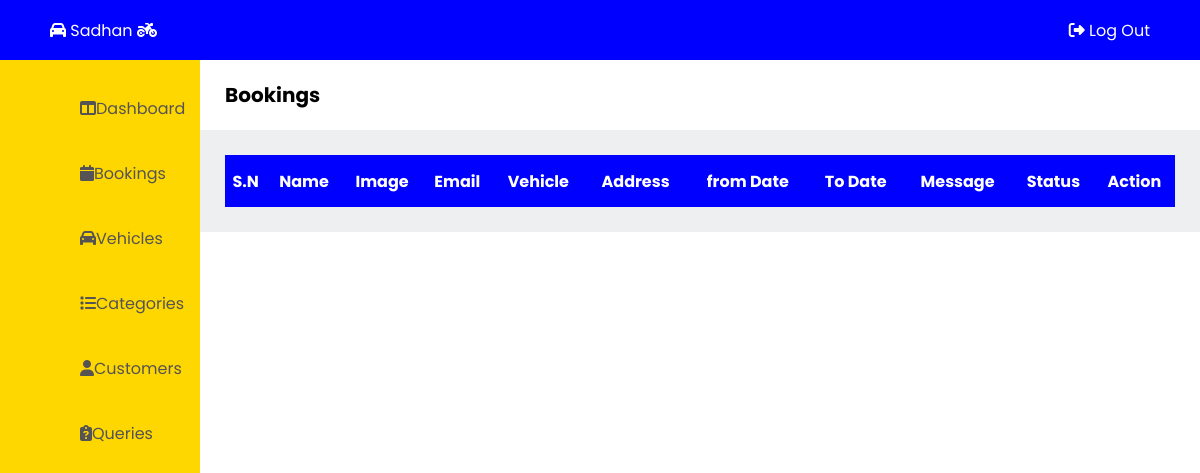
Page /admin/bookings.php on the earlier database version.
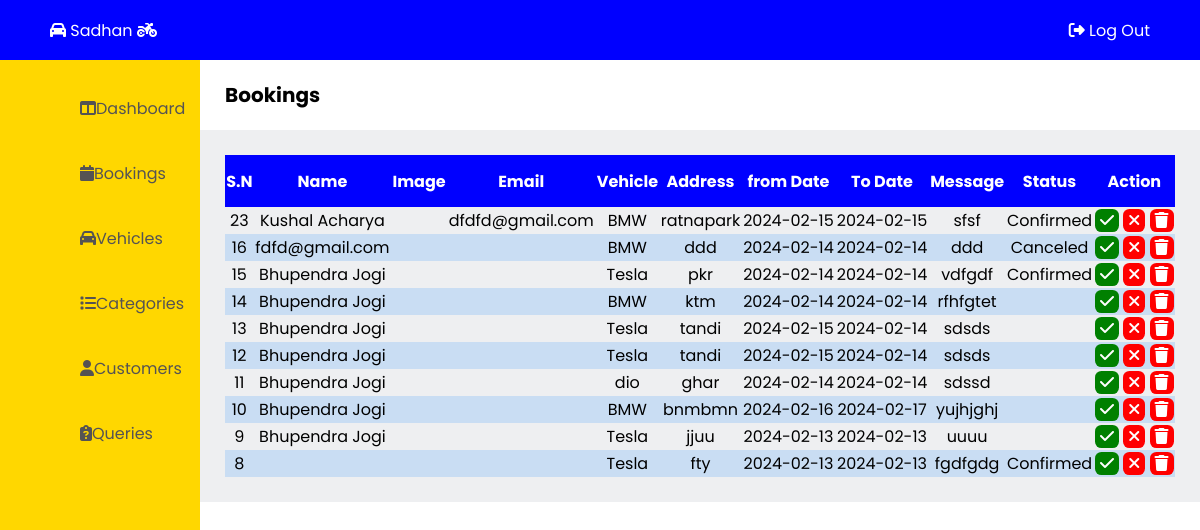
Same page on the later database version.
### tables this page shows
CREATE TABLE `bookings` (
  `b_id` int(11) NOT NULL,
  `v_id` int(100) NOT NULL,
  `b_name` varchar(50) NOT NULL,
  `bv_image` varchar(100) NOT NULL,
  `b_email` varchar(100) NOT NULL,
  `b_vehicle` varchar(50) NOT NULL,
  `b_address` varchar(50) NOT NULL,
  `b_fromdate` date NOT NULL,
  `b_todate` date NOT NULL,
  `b_message` varchar(500) NOT NULL,
  `b_status` varchar(10) NOT NULL
);

### admin/bookings.php (the view, shortened to what this page needs)
<!DOCTYPE html>
<html lang="en">
<head>
  <link rel="stylesheet" href="admin-css\admin-style.css"/>
</head>
<body>
  <?php
    include "admin-container\admin-header.php";
  ?>
  <?php
    include "admin-container\admin-leftbar.php";
  ?>
  <main class="main">
    <section class="title">
      <p>Bookings</p>
    </section>
    <div class="booking-table">
      <table>
        <tr>
          <th>S.N</th>
          <th>Name</th>
          <th>Image</th>
          <th>Email</th>
          <th>Vehicle</th>
          <th>Address</th>
          <th>from Date</th>
          <th>To Date</th>
          <th>Message</th>
          <th>Status</th>
          <th>Action</th>
        </tr>
<?php
    $qry = "SELECT * FROM bookings ORDER BY b_id DESC";
    include 'admin-container/db_connection.php';
    $result = mysqli_query($con, $qry);
?>
        <?php while($row = mysqli_fetch_assoc($result)) { ?>
          <tr>
            <td><?php echo $row['b_id'];?></td>
            <td><?php echo $row['b_name'];?></td>
            <td><img src="../images/<?php echo $row['bv_image'];?>" alt="" style="width:100px"></td>
            <td><?php echo $row['b_email'];?></td>
            <td><?php echo $row['b_vehicle'];?></td>
            <td><?php echo $row['b_address'];?></td>
            <td><?php echo $row['b_fromdate'];?></td>
            <td><?php echo $row['b_todate'];?></td>
            <td><?php echo $row['b_message'];?></td>
            <td><?php echo $row['b_status'];?></td>
            <td>
              <a href="bookings.php?confirm_id=<?php echo $row['b_id'];?>" class="confirm" onclick="return confirm('Are you sure to confirm this booking?')"><i class="fa-solid fa-check"></i></a>
              <a href="bookings.php?cancel_id=<?php echo $row['b_id'];?>" class="cancel" onclick="return confirm('Are you sure to cancel this booking?')"><i class="fa-solid fa-xmark"></i></a>
              <a href="bookings.php?delete_id=<?php echo $row['b_id'];?>" name="delete" class="delete" onclick="return confirm('Are you sure to delete?')"><i class="fa-solid fa-trash"></i></a>
            </td>
          </tr>
        <?php } ?>
      </table>
    </div>
  </main>
</body>
</html>

### admin/admin-container/admin-header.php
<header class="header">
    <a href="..\home.php" class="logo"><i class="fa-solid fa-car"></i> Sadhan <i class="fa-solid fa-motorcycle"></i></a>
    <div class="admin-header-btn">
        <a href="admin-logout.php" class="admin-logout" onclick="return confirm('Are you sure to log out?')"><i class="fa-solid fa-right-from-bracket"></i> Log Out </a>
    </div>
</header>

### admin/admin-container/admin-leftbar.php
<section class="leftbar">
    <div class="leftbar-menu">
    <nav>
      <ul class="nav-item">
        <li><a href="dashboard.php" class="nav-item"><i class="fa-solid fa-table-columns"></i> Dashboard</a></li>
        <li><a href="bookings.php" class="nav-item"><i class="fa-solid fa-calendar"></i> Bookings</a></li>
        <li><a href="vehicles.php" class="nav-item"><i class="fa-solid fa-car"></i> Vehicles</a></li>
        <li><a href="categories.php" class="nav-item"><i class="fa-solid fa-list"></i> Categories</a></li>
        <li><a href="customers.php" class="nav-item"><i class="fa-solid fa-user"></i> Customers</a></li>
        <li><a href="queries.php" class="nav-item"><i class="fa-solid fa-clipboard-question"></i> Queries</a></li>
      </ul>
    </nav>
    </div>
</section>

### admin/admin-css/admin-style.css (style rules this page uses)
body { list-style: none; text-decoration: none; margin: 0; padding: 0; height: 100vh; display: grid; grid-template-columns: 200px 1fr; grid-template-rows: 60px 1fr; font-family: 'Poppins', sans-serif; }
.header { background-color: blue; grid-column: 1 / 3; grid-row: 1 / 2; }
.leftbar { background-color: gold; grid-column: 1 / 2; grid-row: 2 / 3; }
.title { padding-left: 25px; padding-right: 25px; font-size: 20px; display: flex; align-items: center; }
.title p { font-weight: bold; }
header { top: 0; right: 0; display: flex; align-items: center; justify-content: space-between; padding-left: 30px; padding-right: 30px; }
.header a { padding: 10px 20px; text-decoration: none; color: white; }
.admin-header-btn .admin-logout { color: #fff; border-radius: 0.9rem; }
.leftbar-menu nav { overflow: hidden; }
.leftbar-menu li { text-decoration: none; list-style: none; }
.leftbar-menu a { position: relative; color: rgb(85, 83, 83); font-size: 16px; display: table; width: 150px; text-decoration: none; list-style: none; padding: 20px; border-radius: 0.9rem; }
.nav-item { position: relative; margin-left: 10px; }
.booking-table, .vehicle-table, .customer-table, .category-table, .query-table { padding: 25px; background-color: #eeeff1; }
table { width: 100%; border-collapse: collapse; }
th { height: 50px; background-color: blue; color: white; }
td { text-align: center; }
td a { text-decoration: none; color: rgb(255, 255, 255); padding-left: 5px; padding-right: 5px; border-radius: 0.4rem; }
.confirm, .edit { background-color: green; }
.cancel, .delete { background-color: red; }
tr:nth-child(odd) { background-color: rgba(0, 119, 255, 0.158); }

Differences in the rows shown:
added bookings: b_id "23", b_name "Kushal Acharya", b_email "dfdfd@gmail.com", b_vehicle "BMW", b_address "ratnapark", b_fromdate "2024-02-15", b_todate "2024-02-15", b_message "sfsf", b_status "Confirmed"
added bookings: b_id "16", b_name "fdfd@gmail.com", b_vehicle "BMW", b_address "ddd", b_fromdate "2024-02-14", b_todate "2024-02-14", b_message "ddd", b_status "Canceled"
added bookings: b_id "15", b_name "Bhupendra Jogi", b_vehicle "Tesla", b_address "pkr", b_fromdate "2024-02-14", b_todate "2024-02-14", b_message "vdfgdf", b_status "Confirmed"
added bookings: b_id "14", b_name "Bhupendra Jogi", b_vehicle "BMW", b_address "ktm", b_fromdate "2024-02-14", b_todate "2024-02-14", b_message "rfhfgtet"
added bookings: b_id "13", b_name "Bhupendra Jogi", b_vehicle "Tesla", b_address "tandi", b_fromdate "2024-02-15", b_todate "2024-02-14", b_message "sdsds"
added bookings: b_id "12", b_name "Bhupendra Jogi", b_vehicle "Tesla", b_address "tandi", b_fromdate "2024-02-15", b_todate "2024-02-14", b_message "sdsds"
added bookings: b_id "11", b_name "Bhupendra Jogi", b_vehicle "dio", b_address "ghar", b_fromdate "2024-02-14", b_todate "2024-02-14", b_message "sdssd"
added bookings: b_id "10", b_name "Bhupendra Jogi", b_vehicle "BMW", b_address "bnmbmn", b_fromdate "2024-02-16", b_todate "2024-02-17", b_message "yujhjghj"
added bookings: b_id "9", b_name "Bhupendra Jogi", b_vehicle "Tesla", b_address "jjuu", b_fromdate "2024-02-13", b_todate "2024-02-13", b_message "uuuu"
added bookings: b_id "8", b_vehicle "Tesla", b_address "fty", b_fromdate "2024-02-13", b_todate "2024-02-13", b_message "fgdfgdg", b_status "Confirmed"
